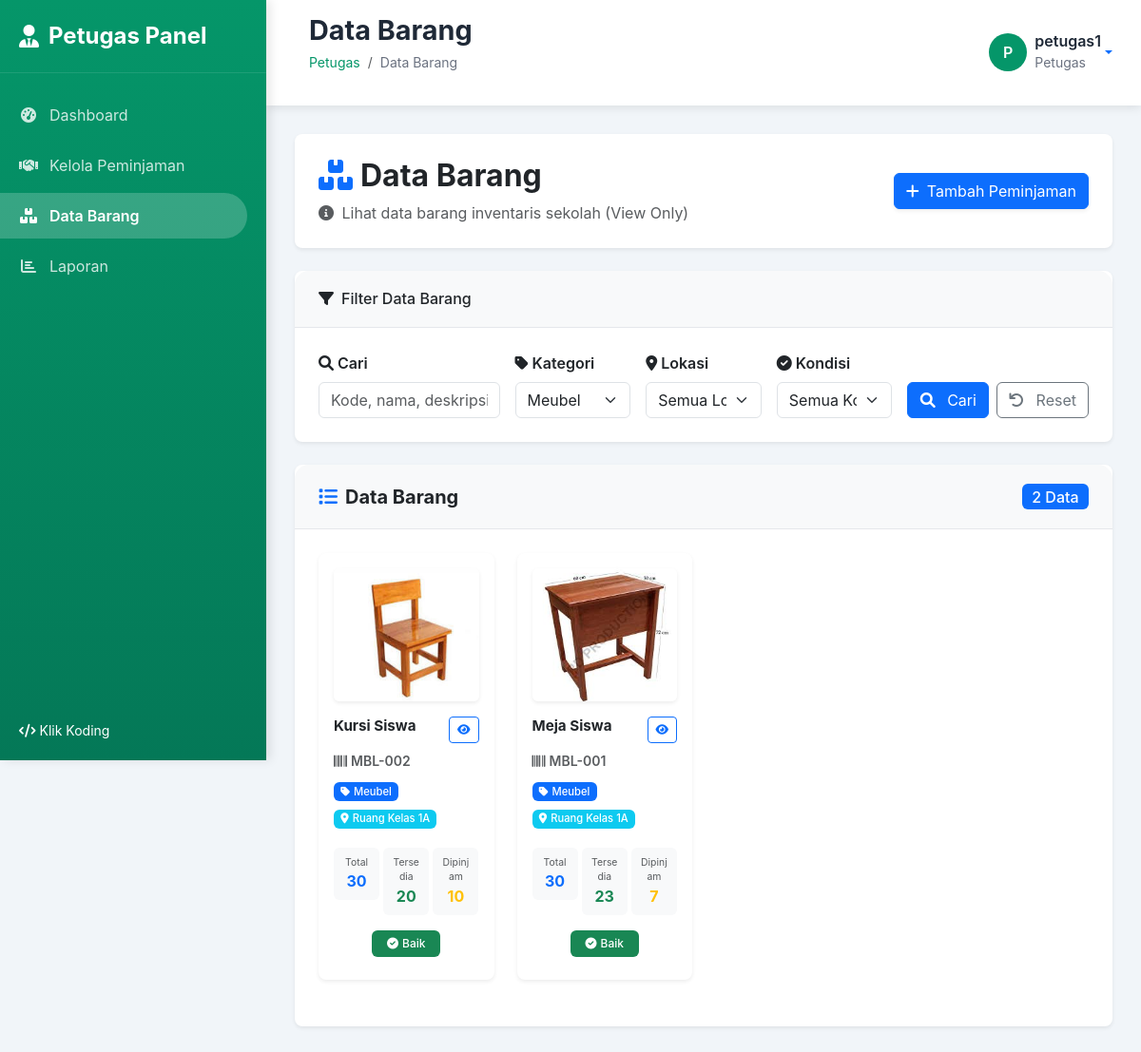
The page /petugas/barang/index.php?kategori=1 (signed in) on the database its author committed.
### tables this page shows
CREATE TABLE `barang` (
  `id` int NOT NULL,
  `kode_barang` varchar(50) NOT NULL,
  `nama_barang` varchar(200) NOT NULL,
  `deskripsi` text,
  `kategori_id` int NOT NULL,
  `lokasi_id` int NOT NULL,
  `jumlah_total` int NOT NULL DEFAULT '0',
  `jumlah_tersedia` int NOT NULL DEFAULT '0',
  `kondisi` enum('baik','rusak_ringan','rusak_berat') DEFAULT 'baik',
  `gambar` varchar(255) DEFAULT NULL,
  `foto` varchar(255) DEFAULT NULL,
  `spesifikasi` text,
  `tahun_pengadaan` year DEFAULT NULL,
  `harga_perolehan` decimal(15,2) DEFAULT '0.00',
  `created_by` int NOT NULL,
  `created_at` timestamp NULL DEFAULT CURRENT_TIMESTAMP,
  `updated_at` timestamp NULL DEFAULT CURRENT_TIMESTAMP ON UPDATE CURRENT_TIMESTAMP
);

CREATE TABLE `kategori` (
  `id` int NOT NULL,
  `nama_kategori` varchar(100) NOT NULL,
  `deskripsi` text,
  `created_at` timestamp NULL DEFAULT CURRENT_TIMESTAMP,
  `updated_at` timestamp NULL DEFAULT CURRENT_TIMESTAMP ON UPDATE CURRENT_TIMESTAMP
);

CREATE TABLE `lokasi` (
  `id` int NOT NULL,
  `nama_lokasi` varchar(100) NOT NULL,
  `deskripsi` text,
  `created_at` timestamp NULL DEFAULT CURRENT_TIMESTAMP,
  `updated_at` timestamp NULL DEFAULT CURRENT_TIMESTAMP ON UPDATE CURRENT_TIMESTAMP
);

### petugas/barang/index.php (the view, shortened to what this page needs)
<?php
require_once '../includes/header.php';
try {
    $pdo = new PDO("mysql:host=localhost;dbname=inventaris_sekolah", "root", "");
    $pdo->setAttribute(PDO::ATTR_ERRMODE, PDO::ERRMODE_EXCEPTION);
    $search = isset($_GET['search']) ? trim($_GET['search']) : '';
    $kategori_filter = isset($_GET['kategori']) ? $_GET['kategori'] : '';
    $where_conditions = [];
    $params = [];
    if (!empty($kategori_filter)) {
        $where_conditions[] = "b.kategori_id = ?";
        $params[] = $kategori_filter;
    }
    $where_clause = !empty($where_conditions) ? 'WHERE ' . implode(' AND ', $where_conditions) : '';
    $count_query = "
        SELECT COUNT(*) as total
        FROM barang b
        JOIN kategori k ON b.kategori_id = k.id
        JOIN lokasi l ON b.lokasi_id = l.id
        $where_clause
    ";
    $stmt = $pdo->prepare($count_query);
    $stmt->execute($params);
    $total_records = $stmt->fetch()['total'];
    $records_per_page = 12;
    $page = isset($_GET['page']) ? (int)$_GET['page'] : 1;
    $offset = ($page - 1) * $records_per_page;
    $query = "
        SELECT b.*, k.nama_kategori, l.nama_lokasi
        FROM barang b
        JOIN kategori k ON b.kategori_id = k.id
        JOIN lokasi l ON b.lokasi_id = l.id
        $where_clause
        ORDER BY b.nama_barang
        LIMIT $records_per_page OFFSET $offset
    ";
    $stmt = $pdo->prepare($query);
    $stmt->execute($params);
    $barang_list = $stmt->fetchAll(PDO::FETCH_ASSOC);
    $stmt = $pdo->query("SELECT id, nama_kategori FROM kategori ORDER BY nama_kategori");
    $kategori_list = $stmt->fetchAll(PDO::FETCH_ASSOC);
} catch(Exception $e) {
    $error = "Terjadi kesalahan: " . $e->getMessage();
    $barang_list = [];
    $total_records = 0;
    $total_pages = 0;
    $kategori_list = [];
    $lokasi_list = [];
}
?>
<div class="row mb-4">
    <div class="col-12">
        <div class="card shadow-sm border-0">
            <div class="card-body">
                <div class="row align-items-center">
                    <div class="col-md-8">
                        <h2 class="mb-2 fw-bold">
                            <i class="fas fa-boxes me-2 text-primary"></i>Data Barang
                        </h2>
                        <p class="text-muted mb-0">
                            <i class="fas fa-info-circle me-1"></i>
                            Lihat data barang inventaris sekolah (View Only)
                        </p>
                    </div>
                    <div class="col-md-4 text-md-end">
                        <a href="../peminjaman/form.php" class="btn btn-primary shadow-sm">
                            <i class="fas fa-plus me-2"></i>Tambah Peminjaman
                        </a>
                    </div>
                </div>
            </div>
        </div>
    </div>
</div>
<div class="card mb-4 shadow-sm border-0">
    <div class="card-header bg-light">
        <h6 class="mb-0">
            <i class="fas fa-filter me-2"></i>Filter Data Barang
        </h6>
    </div>
    <div class="card-body">
        <form method="GET" id="filterForm">
            <div class="row g-3">
                <div class="col-lg-3 col-md-6">
                    <label for="search" class="form-label fw-semibold">
                        <i class="fas fa-search me-1"></i>Cari
                    </label>
                    <input type="text" class="form-control" id="search" name="search"
                           value="<?= htmlspecialchars($search) ?>"
                           placeholder="Kode, nama, deskripsi...">
                </div>
                <div class="col-lg-2 col-md-6">
                    <label for="kategori" class="form-label fw-semibold">
                        <i class="fas fa-tag me-1"></i>Kategori
                    </label>
                    <select class="form-select" id="kategori" name="kategori" onchange="autoSubmitForm('filterForm')">
                        <?php foreach ($kategori_list as $kategori): ?>
                            <option value="<?= $kategori['id'] ?>" <?= $kategori_filter == $kategori['id'] ? 'selected' : '' ?>>
                                <?= htmlspecialchars($kategori['nama_kategori']) ?>
                            </option>
                        <?php endforeach; ?>
                    </select>
                </div>
                <div class="col-lg-2 col-md-6">
                    <label for="lokasi" class="form-label fw-semibold">
                        <i class="fas fa-map-marker-alt me-1"></i>Lokasi
                    </label>
                    <select class="form-select" id="lokasi" name="lokasi" onchange="autoSubmitForm('filterForm')">
                        <option value="">Semua Lokasi</option>
                    </select>
                </div>
                <div class="col-lg-2 col-md-6">
                    <label for="kondisi" class="form-label fw-semibold">
                        <i class="fas fa-check-circle me-1"></i>Kondisi
                    </label>
                    <select class="form-select" id="kondisi" name="kondisi" onchange="autoSubmitForm('filterForm')">
                        <option value="">Semua Kondisi</option>
                    </select>
                </div>
                <div class="col-lg-3 col-md-12 d-flex align-items-end">
                    <div class="d-flex gap-2 w-100">
                        <button type="submit" class="btn btn-primary flex-fill">
                            <i class="fas fa-search me-2"></i>
                            <span class="d-none d-md-inline">Cari</span>
                        </button>
                        <a href="?" class="btn btn-outline-secondary">
                            <i class="fas fa-undo me-2"></i>
                            <span class="d-none d-md-inline">Reset</span>
                        </a>
                    </div>
                </div>
            </div>
        </form>
    </div>
</div>
<div class="card shadow-sm border-0">
    <div class="card-header bg-light">
        <div class="d-flex justify-content-between align-items-center">
            <h5 class="mb-0 fw-bold">
                <i class="fas fa-list me-2 text-primary"></i>Data Barang
            </h5>
            <span class="badge bg-primary fs-6"><?= number_format($total_records) ?> Data</span>
        </div>
    </div>
    <div class="card-body">
        <?php if (empty($barang_list)): ?>
            <div class="text-center py-5">
                <div class="mb-4">
                    <i class="fas fa-box-open fa-4x text-muted mb-3 d-block"></i>
                </div>
                <h5 class="text-muted fw-bold mb-2">Tidak ada data barang</h5>
                <p class="text-muted mb-3">Coba ubah filter pencarian Anda</p>
                <a href="?" class="btn btn-outline-primary">
                    <i class="fas fa-undo me-2"></i>Reset Filter
                </a>
            </div>
        <?php else: ?>
            <div class="row">
                <?php foreach ($barang_list as $item): ?>
                    <div class="col-xl-3 col-lg-4 col-md-6 mb-4">
                        <div class="card h-100 shadow-sm border-0">
                            <div class="card-body p-3">
                                <div class="text-center mb-3">
                                    <?php if ($item['foto']): ?>
                                        <img src="../../uploads/<?= htmlspecialchars($item['foto']) ?>"
                                             alt="<?= htmlspecialchars($item['nama_barang']) ?>"
                                             class="img-fluid rounded shadow-sm"
                                             style="max-height: 140px; width: 100%; object-fit: cover;">
                                    <?php endif; ?>
                                </div>
                                <div class="d-flex justify-content-between align-items-start mb-2">
                                    <h6 class="card-title mb-0 fw-bold text-dark" style="font-size: 0.95rem; line-height: 1.3;">
                                        <?= htmlspecialchars($item['nama_barang']) ?>
                                    </h6>
                                    <button type="button" class="btn btn-sm btn-outline-primary"
                                            onclick="showDetail(<?= $item['id'] ?>)"
                                            style="padding: 0.25rem 0.5rem; font-size: 0.75rem;">
                                        <i class="fas fa-eye"></i>
                                    </button>
                                </div>
                                <p class="text-muted small mb-2 fw-semibold">
                                    <i class="fas fa-barcode me-1"></i><?= htmlspecialchars($item['kode_barang']) ?>
                                </p>
                                <div class="mb-3">
                                    <span class="badge bg-primary me-1 mb-1" style="font-size: 0.7rem;">
                                        <i class="fas fa-tag me-1"></i><?= htmlspecialchars($item['nama_kategori']) ?>
                                    </span>
                                    <span class="badge bg-info mb-1" style="font-size: 0.7rem;">
                                        <i class="fas fa-map-marker-alt me-1"></i><?= htmlspecialchars($item['nama_lokasi']) ?>
                                    </span>
                                </div>
                                <div class="row text-center mb-3 g-1">
                                    <div class="col-4">
                                        <div class="bg-light rounded p-2">
                                            <small class="text-muted d-block" style="font-size: 0.65rem;">Total</small>
                                            <strong class="text-primary d-block" style="font-size: 1rem;"><?= $item['jumlah_total'] ?></strong>
                                        </div>
                                    </div>
                                    <div class="col-4">
                                        <div class="bg-light rounded p-2">
                                            <small class="text-muted d-block" style="font-size: 0.65rem;">Tersedia</small>
                                            <strong class="text-success d-block" style="font-size: 1rem;"><?= $item['jumlah_tersedia'] ?></strong>
                                        </div>
                                    </div>
                                    <div class="col-4">
                                        <div class="bg-light rounded p-2">
                                            <small class="text-muted d-block" style="font-size: 0.65rem;">Dipinjam</small>
                                            <strong class="text-warning d-block" style="font-size: 1rem;"><?= $item['jumlah_total'] - $item['jumlah_tersedia'] ?></strong>
                                        </div>
                                    </div>
                                </div>
                                <div class="text-center mb-2">
                                    <?php
                                    $kondisi_class = '';
                                    $kondisi_text = '';
                                    $kondisi_icon = '';
                                    switch($item['kondisi']) {
                                        case 'baik':
                                            $kondisi_class = 'bg-success';
                                            $kondisi_text = 'Baik';
                                            $kondisi_icon = 'fas fa-check-circle';
                                            break;
                                    }
                                    ?>
                                    <span class="badge <?= $kondisi_class ?> px-3 py-2" style="font-size: 0.75rem;">
                                        <i class="<?= $kondisi_icon ?> me-1"></i><?= $kondisi_text ?>
                                    </span>
                                </div>
                            </div>
                        </div>
                    </div>
                <?php endforeach; ?>
            </div>
        <?php endif; ?>
    </div>
</div>
<?php require_once '../includes/footer.php'; ?>

### petugas/includes/header.php (style rules this page uses)
:root { --primary-color: #059669; --primary-dark: #047857; --secondary-color: #10b981; --success-color: #059669; --warning-color: #f59e0b; --danger-color: #ef4444; --dark-color: #1f2937; --light-color: #f8fafc; --gray-color: #6b7280; --sidebar-width: 280px; --header-height: 70px; }
* { margin: 0; padding: 0; box-sizing: border-box; }
body { font-family: 'Inter', -apple-system, BlinkMacSystemFont, 'Segoe UI', Roboto, sans-serif; background: #f1f5f9; overflow-x: hidden; }
.card { border: none; border-radius: 15px; box-shadow: 0 5px 20px rgba(0,0,0,0.08); transition: all 0.3s ease; }
.card-header { background: white; border-bottom: 1px solid #e5e7eb; border-radius: 15px 15px 0 0 !important; padding: 20px 25px; }
.card-body { padding: 25px; }

### petugas/barang/index.php (style rules this page uses)
.card { transition: transform 0.2s ease-in-out, box-shadow 0.2s ease-in-out; border-radius: 0.5rem; }
.card-body { display: flex; flex-direction: column; }
.card-title { display: -webkit-box; -webkit-line-clamp: 2; -webkit-box-orient: vertical; overflow: hidden; text-overflow: ellipsis; }
.badge { font-weight: 500; }
.card { animation: fadeIn 0.3s ease-in-out; }

### rows shown on the page
barang: foto (picture), nama_barang "Kursi Siswa", kode_barang "MBL-002", kategori.nama_kategori "Meubel", lokasi.nama_lokasi "Ruang Kelas 1A", jumlah_total "30", jumlah_tersedia "20", $item['jumlah_total'] - $item['jumlah_tersedia'] "10", kondisi "Baik"
barang: foto (picture), nama_barang "Meja Siswa", kode_barang "MBL-001", kategori.nama_kategori "Meubel", lokasi.nama_lokasi "Ruang Kelas 1A", jumlah_total "30", jumlah_tersedia "23", $item['jumlah_total'] - $item['jumlah_tersedia'] "7", kondisi "Baik"

### other values the page prints
$page_title "Data Barang"
substr($user_name, 0, 1) "P"
$user_name "petugas1"
$user_role "Petugas"
$total_records "2"
form field kategori "Meubel"
